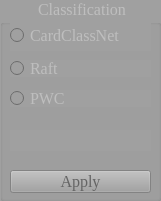
   <widget class="QGroupBox" name="classification_box">
    <property name="enabled">
     <bool>false</bool>
    </property>
    <property name="geometry">
     <rect>
      <x>960</x>
      <y>30</y>
      <width>161</width>
      <height>201</height>
     </rect>
    </property>
    <property name="font">
     <font>
      <family>Times New Roman</family>
      <pointsize>12</pointsize>
      <weight>9</weight>
      <italic>false</italic>
      <bold>false</bold>
     </font>
    </property>
    <property name="styleSheet">
     <string notr="true">QGroupBox {
   background-color: rgb(160, 160, 160);;font: 75 12pt &quot;Times New Roman&quot;;
}

QGroupBox QWidget {
    background-color: /* your desired content background color here */;
}

QGroupBox::title {
    subcontrol-origin: margin;
    subcontrol-position: top center;
}
</string>
    </property>
    <property name="title">
     <string>Classification</string>
    </property>
    <widget class="QRadioButton" name="classifier1">
     <property name="enabled">
      <bool>false</bool>
     </property>
     <property name="geometry">
      <rect>
       <x>10</x>
       <y>20</y>
       <width>141</width>
       <height>31</height>
      </rect>
     </property>
     <property name="font">
      <font>
       <family>Times New Roman</family>
       <pointsize>12</pointsize>
       <weight>9</weight>
       <italic>false</italic>
       <bold>false</bold>
      </font>
     </property>
     <property name="styleSheet">
      <string notr="true">font: 75 12pt &quot;Times New Roman&quot;;; background-color: rgb(160, 160, 160);</string>
     </property>
     <property name="text">
      <string>CardClassNet</string>
     </property>
    </widget>
    <widget class="QRadioButton" name="classifier2">
     <property name="enabled">
      <bool>false</bool>
     </property>
     <property name="geometry">
      <rect>
       <x>10</x>
       <y>60</y>
       <width>141</width>
       <height>17</height>
      </rect>
     </property>
     <property name="font">
      <font>
       <family>Times New Roman</family>
       <pointsize>12</pointsize>
       <weight>9</weight>
       <italic>false</italic>
       <bold>false</bold>
      </font>
     </property>
     <property name="styleSheet">
      <string notr="true">font: 75 12pt &quot;Times New Roman&quot;;; background-color: rgb(160, 160, 160);</string>
     </property>
     <property name="text">
      <string>Raft</string>
     </property>
    </widget>
    <widget class="QRadioButton" name="classifier3">
     <property name="enabled">
      <bool>false</bool>
     </property>
     <property name="geometry">
      <rect>
       <x>10</x>
       <y>90</y>
       <width>141</width>
       <height>17</height>
      </rect>
     </property>
     <property name="font">
      <font>
       <family>Times New Roman</family>
       <pointsize>12</pointsize>
       <weight>9</weight>
       <italic>false</italic>
       <bold>false</bold>
      </font>
     </property>
     <property name="styleSheet">
      <string notr="true">font: 75 12pt &quot;Times New Roman&quot;;; background-color: rgb(160, 160, 160);</string>
     </property>
     <property name="text">
      <string>PWC</string>
     </property>
    </widget>
    <widget class="QLabel" name="label_class">
     <property name="enabled">
      <bool>false</bool>
     </property>
     <property name="geometry">
      <rect>
       <x>10</x>
       <y>130</y>
       <width>141</width>
       <height>21</height>
      </rect>
     </property>
     <property name="font">
      <font>
       <family>Times New Roman</family>
       <pointsize>12</pointsize>
       <weight>9</weight>
       <italic>false</italic>
       <bold>false</bold>
      </font>
     </property>
     <property name="styleSheet">
      <string notr="true">font: 75 12pt &quot;Times New Roman&quot;;; background-color: rgb(160, 160, 160);</string>
     </property>
     <property name="text">
      <string/>
     </property>
    </widget>
    <widget class="QPushButton" name="applyclassification">
     <property name="enabled">
      <bool>false</bool>
     </property>
     <property name="geometry">
      <rect>
       <x>10</x>
       <y>170</y>
       <width>141</width>
       <height>23</height>
      </rect>
     </property>
     <property name="font">
      <font>
       <family>Times New Roman</family>
       <pointsize>12</pointsize>
       <weight>9</weight>
       <italic>false</italic>
       <bold>false</bold>
      </font>
     </property>
     <property name="styleSheet">
      <string notr="true">color: rgb(0, 0, 0);background-color: rgb(160, 160, 160);font: 75 12pt &quot;Times New Roman&quot;;;color: rgb(100, 100, 100)</string>
     </property>
     <property name="text">
      <string>Apply</string>
     </property>
    </widget>
   </widget>
